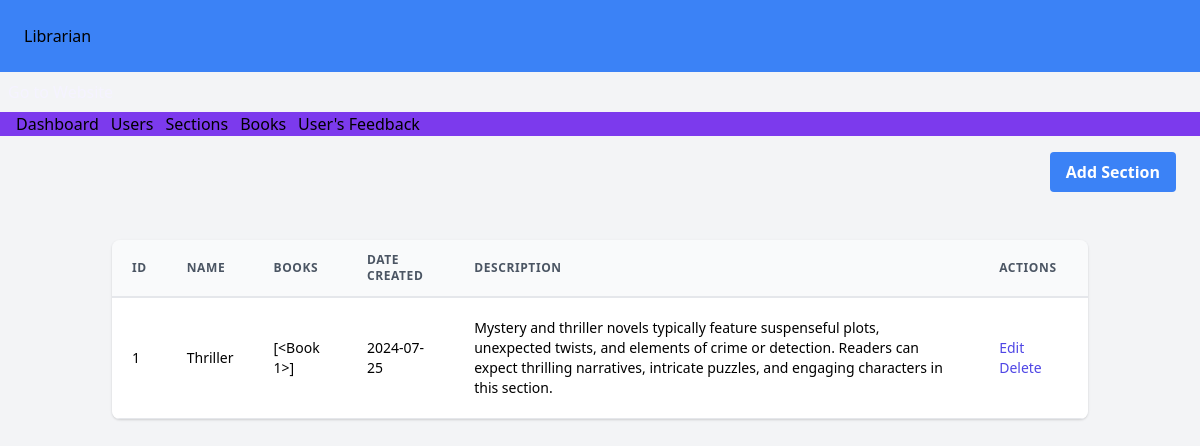
Page /asection on the committed database.
### modal.py (models this page shows)
class Section(db.Model):
    id = db.Column(db.Integer, primary_key=True)
    name = db.Column(db.String(100), nullable=False)
    date_created = db.Column(db.Date,nullable=False)
    description = db.Column(db.Text)

### app.py (the view)
@app.route('/asection',methods=["GET","POST"])
def Asection():
    list1=Section.query.all()
    return render_template('/admin/admin_section.html',list1=list1)

### templates/admin/admin_section.html (shortened to what this page needs)
<!DOCTYPE html>
<html lang="en">
<head>
    <link rel="stylesheet" href="https://cdn.jsdelivr.net/npm/tailwindcss@2.2.19/dist/tailwind.min.css">
</head>
<body class="bg-gray-100">
    {% include '/admin/header.html' %}
    <div class="flex justify-end px-6 py-4">
        <a href="/addsection" class="bg-blue-500 hover:bg-blue-700 text-white font-bold py-2 px-4 rounded">
            Add Section
        </a>
    </div>
    <div class="container mx-auto px-6 py-4">
        <div class="-mx-4 sm:-mx-8 px-4 sm:px-8 py-4 overflow-x-auto">
            <div class="inline-block min-w-full shadow rounded-lg overflow-hidden">
                <table class="min-w-full leading-normal">
                    <thead>
                        <tr>
                            <th class="px-5 py-3 border-b-2 border-gray-200 bg-gray-50 text-left text-xs font-semibold text-gray-600 uppercase tracking-wider">Id</th>
                            <th class="px-5 py-3 border-b-2 border-gray-200 bg-gray-50 text-left text-xs font-semibold text-gray-600 uppercase tracking-wider">Name</th>
                            <th class="px-5 py-3 border-b-2 border-gray-200 bg-gray-50 text-left text-xs font-semibold text-gray-600 uppercase tracking-wider">Books</th>
                            <th class="px-5 py-3 border-b-2 border-gray-200 bg-gray-50 text-left text-xs font-semibold text-gray-600 uppercase tracking-wider">Date Created</th>
                            <th class="px-5 py-3 border-b-2 border-gray-200 bg-gray-50 text-left text-xs font-semibold text-gray-600 uppercase tracking-wider">Description</th>
                            <th class="px-5 py-3 border-b-2 border-gray-200 bg-gray-50 text-left text-xs font-semibold text-gray-600 uppercase tracking-wider">Actions</th>
                        </tr>
                    </thead>
                    <tbody>
                        {% for user in list1 %}
                        <tr>
                            <td class="px-5 py-5 border-b border-gray-200 bg-white text-sm">{{ user.id }}</td>
                            <td class="px-5 py-5 border-b border-gray-200 bg-white text-sm">{{ user.name }}</td>
                            <td class="px-5 py-5 border-b border-gray-200 bg-white text-sm">{{ user.books }}</td>
                            <td class="px-5 py-5 border-b border-gray-200 bg-white text-sm">{{ user.date_created }}</td>
                            <td class="px-5 py-5 border-b border-gray-200 bg-white text-sm">{{ user.description }}</td>
                            <td class="px-5 py-5 border-b border-gray-200 bg-white text-sm">
                                <a href="/edsec/{{user.id}}" class="text-indigo-600 hover:text-indigo-900 mr-6">Edit</a>
                                <a href="/dele/{{user.id}}" class="text-indigo-600 hover:text-indigo-900">Delete</a>
                            </td>
                        </tr>
                        {% endfor %}
                    </tbody>
                </table>
            </div>
        </div>
    </div>
</body>
</html>

### rows in the picture
Section: id "1", name "Thriller", books "[<Book 1>]", date_created "2024-07-25", description "Mystery and thriller novels typically feature suspenseful plots, unexpected twists, and elements of crime or detection. Readers can expect thrilling narratives, intricate puzzles, and engaging characters in this section."
